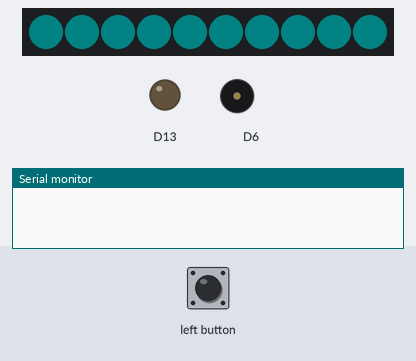
Simulated run of this sketch. Board: Adafruit Circuit Playground Express. Parts: 10 RGB LEDs in strip order, left to right, output pins drawn as LEDs (lit = HIGH), buzzer (waves = sounding), the last lines printed to the serial monitor. The test bench sets the inputs (shaded band). Dim RGB values are drawn brighter than linear.

Above: at 3.2 s.
3.3 s: left button pressed for 0.15 s
At 3.45 s:
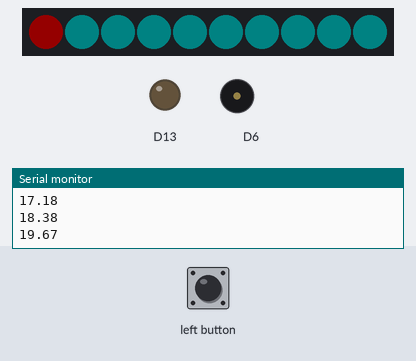
At 13.3 s:
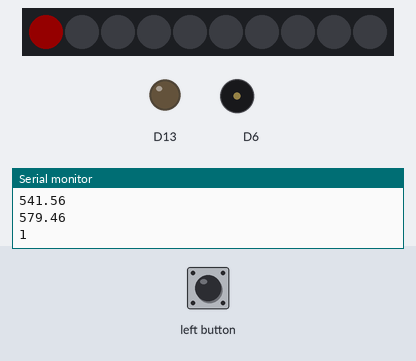
Timing chart, 0 to 13.5 s (numbered marks = the images above; inputs shaded):
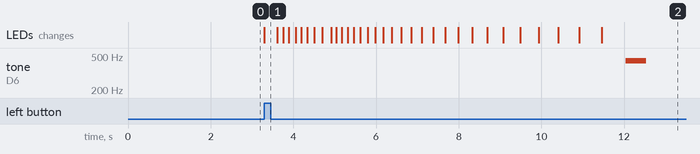

Measured:
- after the input at 3.3 s, tone on D6: silent → 440 Hz after 8.7 s, → silent 0.50 s later; the LEDs: change at once (image 1)

The sketch:

WheelOfFortune.ino
```cpp
#include <Adafruit_CircuitPlayground.h>

int pixel[] = {0, 0, 0, 0, 0, 0, 0, 0, 0, 0};
int digits = 10;

void clearit()  {
  for (int led = 0; led <= digits; led++) {
    CircuitPlayground.setPixelColor(led, 0, 80, 80);
  }
}

void setup() {
  CircuitPlayground.begin();
  CircuitPlayground.clearPixels();
  clearit();
  delay(2000);
  Serial.begin(9600);
}

int rotations = 5;
int lightedpixel = 0;
int priorpixel = 0;
float wait = 10;


void loop() {

  while (!CircuitPlayground.leftButton()) {

  }

  while (wait < 600) {
    Serial.println(wait);
    CircuitPlayground.setPixelColor(priorpixel, 0, 0, 0);
    CircuitPlayground.setPixelColor(lightedpixel, 255, 0, 0);
    delay(wait);
    priorpixel = lightedpixel;
    lightedpixel = ++lightedpixel % 10;
    wait *= 1.07;
  }
  Serial.println(lightedpixel);
  wait = 1;
//  clearit();
  CircuitPlayground.playTone(440, 500);
  delay(2000);
}
```
